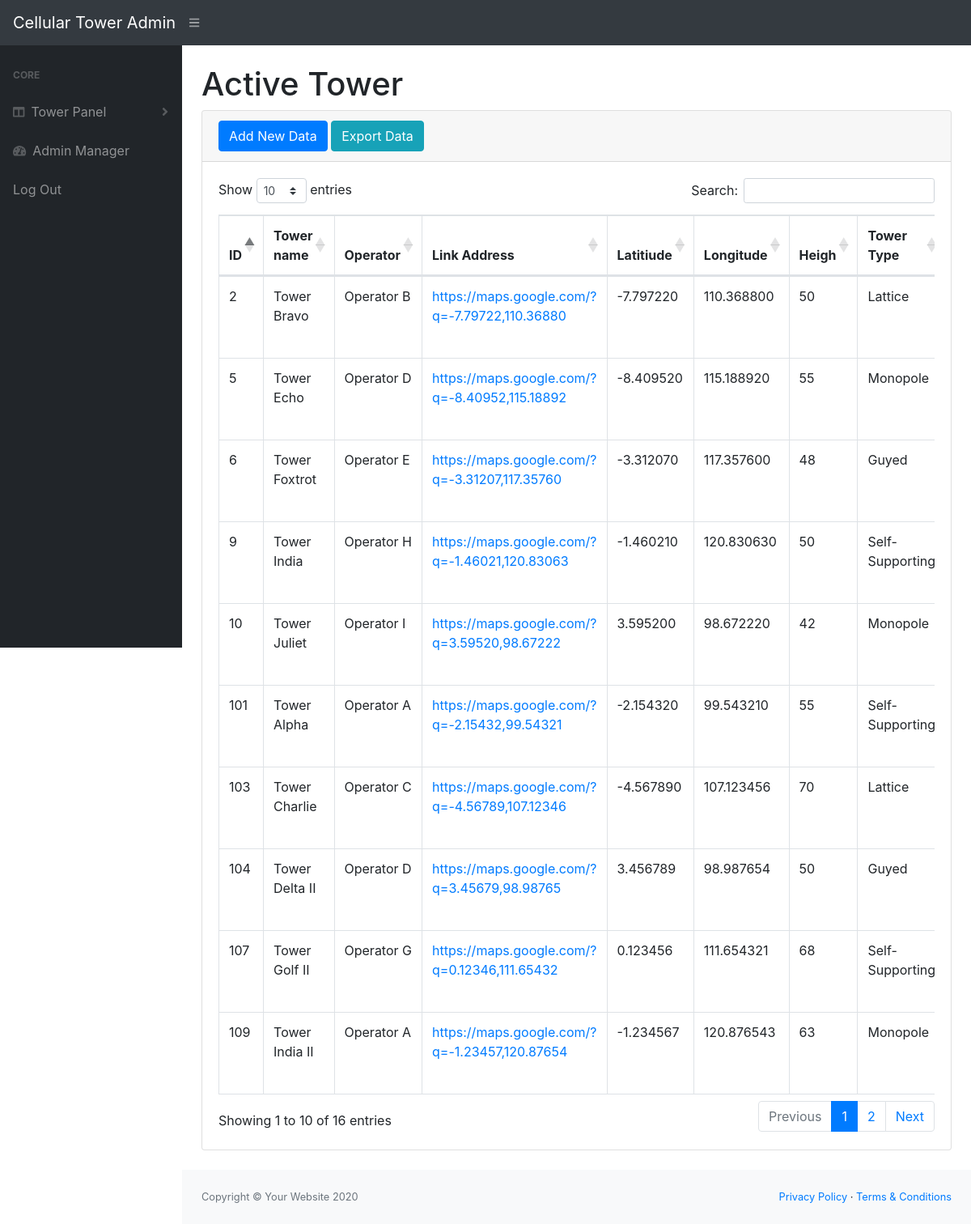
/toweractive.php (signed in), run on the app's committed database.
### tables this page shows
CREATE TABLE `tower` (
  `id` varchar(50) NOT NULL,
  `tower_name` varchar(250) NOT NULL,
  `operator` varchar(250) NOT NULL,
  `latitude` decimal(9,6) DEFAULT NULL,
  `longitude` decimal(10,6) DEFAULT NULL,
  `address` varchar(250) NOT NULL,
  `height` int NOT NULL,
  `tower_type` varchar(100) NOT NULL,
  `installation_date` date NOT NULL,
  `maintenance_date` date NOT NULL,
  `status` varchar(100) NOT NULL
);

### toweractive.php (the view, shortened to what this page needs)
<?php
require 'functions.php';
?>
<!DOCTYPE html>
<html lang="en">
<head>
    <link href="css/styles.css" rel="stylesheet">
    <link href="https://cdn.datatables.net/1.10.20/css/dataTables.bootstrap4.min.css" rel="stylesheet"
>
    <link rel="stylesheet" href="https://unpkg.com/leaflet/dist/leaflet.css" />
    <link href="https://unpkg.com/maplibre-gl/dist/maplibre-gl.css" rel="stylesheet" />
</head>
<body class="sb-nav-fixed">
    <nav class="sb-topnav navbar navbar-expand navbar-dark bg-dark">
        <a class="navbar-brand" href="index.php">Cellular Tower Admin</a>
        <button class="btn btn-link btn-sm order-1 order-lg-0" id="sidebarToggle" href="#"><i
                class="fas fa-bars"></i></button>
    </nav>
    <div id="layoutSidenav">
        <div id="layoutSidenav_nav">
            <nav class="sb-sidenav accordion sb-sidenav-dark" id="sidenavAccordion">
                <div class="sb-sidenav-menu">
                    <div class="nav">
                        <div class="sb-sidenav-menu-heading">Core</div>
                        <a class="nav-link collapsed" href="#" data-toggle="collapse" data-target="#collapseLayouts"
                            aria-expanded="false" aria-controls="collapseLayouts">
                            <div class="sb-nav-link-icon"><i class="fas fa-columns"></i></div>
                            Tower Panel
                            <div class="sb-sidenav-collapse-arrow"><i class="fas fa-angle-down"></i></div>
                        </a>
                        <a class="nav-link" href="admin.php">
                            <div class="sb-nav-link-icon"><i class="fas fa-tachometer-alt"></i></div>
                            Admin Manager
                        </a>
                        <a class="nav-link" href="logout.php">
                            Log Out
                        </a>
                    </div>
                </div>
            </nav>
        </div>
        <div id="layoutSidenav_content">
            <main>
                <div class="container-fluid">
                    <h1 class="mt-4">Active Tower</h1>
                    <div class="card mb-4">
                        <div class="card-header">
                            <button type="button" class="btn btn-primary" data-toggle="modal" data-target="#myModal">
                                Add New Data
                            </button>
                            <a href="exportactive.php" class="btn btn-info">Export Data</a>
                        </div>
                        <div class="card-body">
                            <div class="table-responsive">
                                <table class="table table-bordered" id="dataTable" width="100%" cellspacing="0">
                                    <thead>
                                        <tr>
                                            <th>ID</th>
                                            <th>Tower name</th>
                                            <th>Operator</th>
                                            <th>Link Address</th>
                                            <th>Latitiude</th>
                                            <th>Longitude</th>
                                            <th>Heigh</th>
                                            <th>Tower Type</th>
                                        </tr>
                                    </thead>
                                    <tbody>
                                        <?php
                                        $showData = mysqli_query($conn, "SELECT * FROM tower WHERE status='Active'");
                                        while ($data = mysqli_fetch_array($showData)) {
                                            $id = $data["id"];
                                            $name = $data["tower_name"];
                                            $operator = $data["operator"];
                                            $latitude = $data["latitude"];
                                            $longitude = $data["longitude"];
                                            $address = $data["address"];
                                            $type = $data["tower_type"];
                                            $height = $data["height"];
                                            ?>
                                            <tr>
                                                <td><?php echo $id; ?></td>
                                                <td><?php echo $name; ?></td>
                                                <td><?php echo $operator; ?></td>
                                                <td><a href="<?php echo $address; ?>"><?php echo $address; ?></a></td>
                                                <td><?php echo $latitude; ?></td>
                                                <td><?php echo $longitude; ?></td>
                                                <td><?php echo $height; ?></td>
                                                <td><?php echo $type; ?></td>
                                            </tr>
                                            <?php
                                        }
                                        ?>
                                    </tbody>
                                </table>
                            </div>
                        </div>
                    </div>
                </div>
            </main>
            <footer class="py-4 bg-light mt-auto">
                <div class="container-fluid">
                    <div class="d-flex align-items-center justify-content-between small">
                        <div class="text-muted">Copyright &copy; Your Website 2020</div>
                        <div>
                            <a href="#">Privacy Policy</a>
                            &middot;
                            <a href="#">Terms &amp; Conditions</a>
                        </div>
                    </div>
                </div>
            </footer>
        </div>
    </div>
</body>
</html>

### data on the page
tower: id "10", tower_name "Tower Juliet", operator "Operator I", address "https://maps.google.com/?q=3.59520,98.67222", latitude "3.595200", longitude "98.672220", height "42", tower_type "Monopole"
tower: id "101", tower_name "Tower Alpha", operator "Operator A", address "https://maps.google.com/?q=-2.15432,99.54321", latitude "-2.154320", longitude "99.543210", height "55", tower_type "Self-Supporting"
tower: id "103", tower_name "Tower Charlie", operator "Operator C", address "https://maps.google.com/?q=-4.56789,107.12346", latitude "-4.567890", longitude "107.123456", height "70", tower_type "Lattice"
tower: id "104", tower_name "Tower Delta II", operator "Operator D", address "https://maps.google.com/?q=3.45679,98.98765", latitude "3.456789", longitude "98.987654", height "50", tower_type "Guyed"
tower: id "107", tower_name "Tower Golf II", operator "Operator G", address "https://maps.google.com/?q=0.12346,111.65432", latitude "0.123456", longitude "111.654321", height "68", tower_type "Self-Supporting"
tower: id "109", tower_name "Tower India II", operator "Operator A", address "https://maps.google.com/?q=-1.23457,120.87654", latitude "-1.234567", longitude "120.876543", height "63", tower_type "Monopole"
tower: id "2", tower_name "Tower Bravo", operator "Operator B", address "https://maps.google.com/?q=-7.79722,110.36880", latitude "-7.797220", longitude "110.368800", height "50", tower_type "Lattice"
tower: id "5", tower_name "Tower Echo", operator "Operator D", address "https://maps.google.com/?q=-8.40952,115.18892", latitude "-8.409520", longitude "115.188920", height "55", tower_type "Monopole"
tower: id "6", tower_name "Tower Foxtrot", operator "Operator E", address "https://maps.google.com/?q=-3.31207,117.35760", latitude "-3.312070", longitude "117.357600", height "48", tower_type "Guyed"
tower: id "9", tower_name "Tower India", operator "Operator H", address "https://maps.google.com/?q=-1.46021,120.83063", latitude "-1.460210", longitude "120.830630", height "50", tower_type "Self-Supporting"
